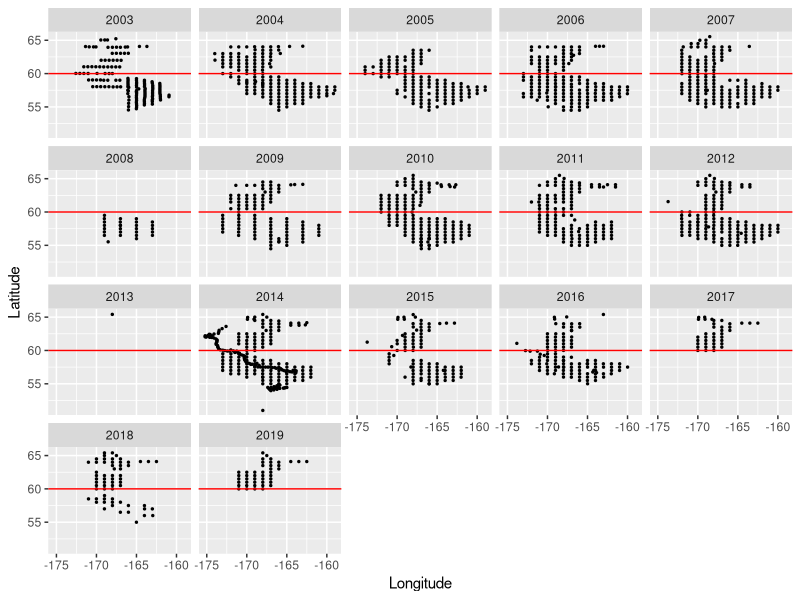
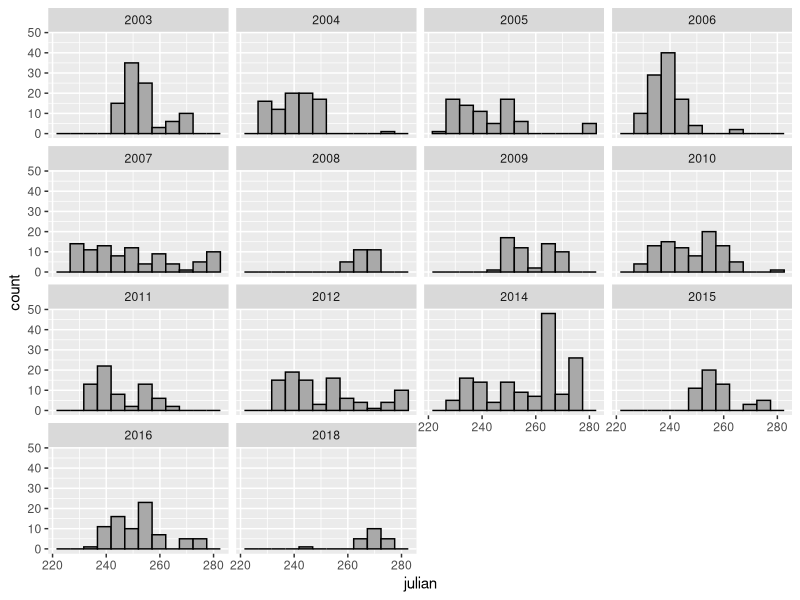
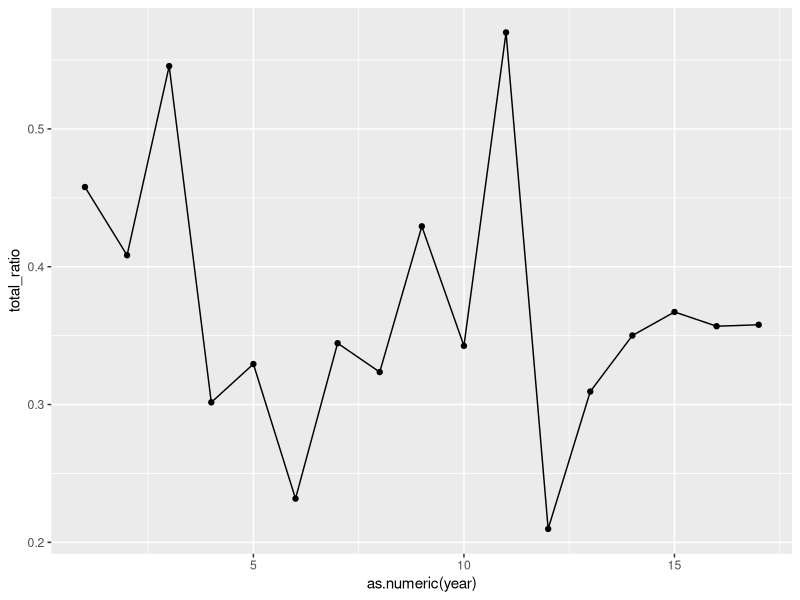
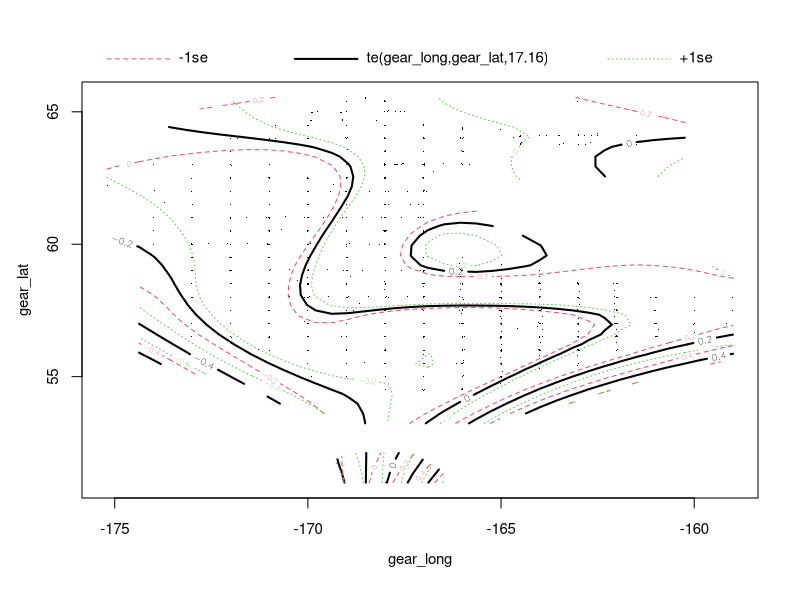
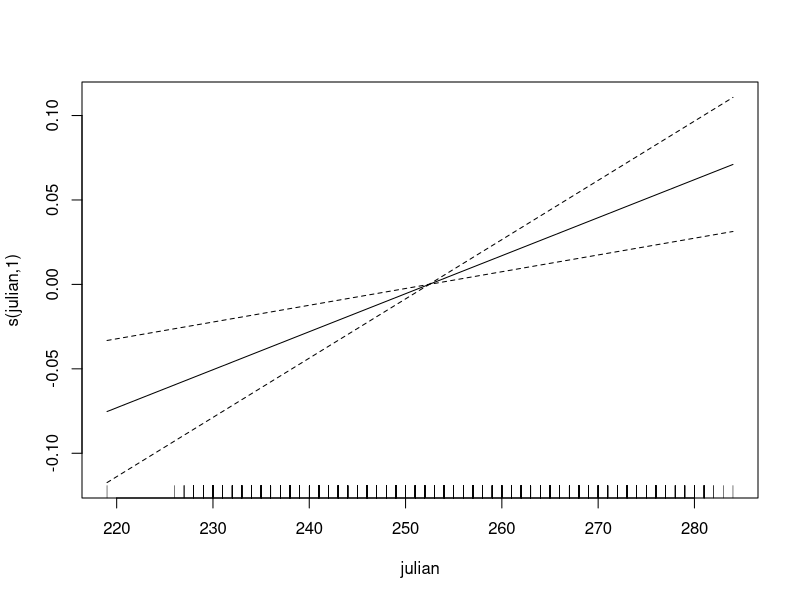
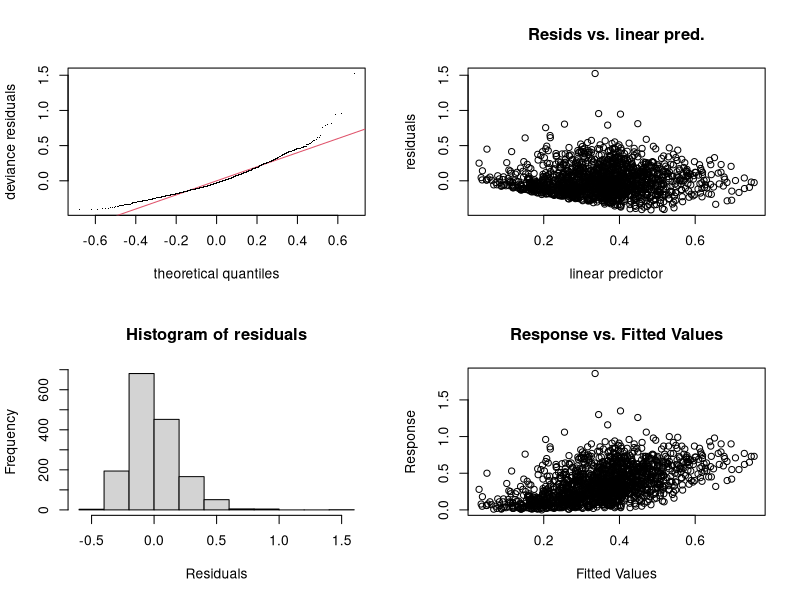
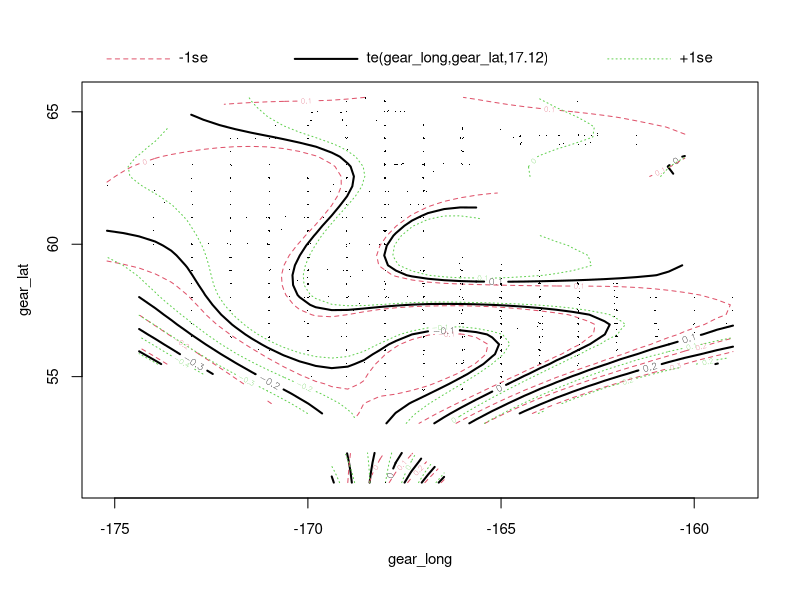
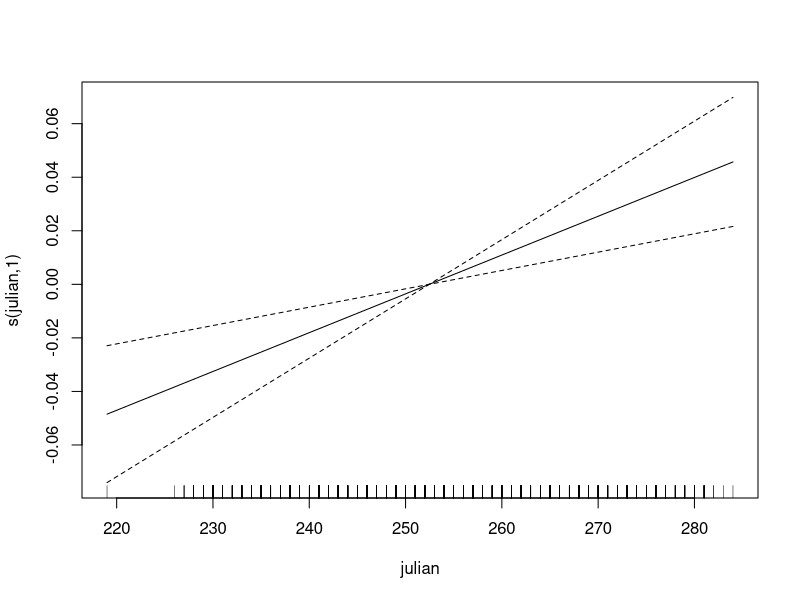

These charts were generated, in order, by the following R code:
# Goal: create an index of annual chla size fraction,
# controlling for spatial-temporal differences in sampling among years

#Data source includes summer/fall depth integrated (top 50m) chla biomass  
  #from the Bering Sea fall BASIS survey 2003-2018
#NOTES: chl-a size fraction ratio is avg of >10um/avg total chla

library(tidyverse)
library(mgcv)
library(lubridate)

#Author: Erin Fedewa
#Last update: 1/5/2023

# load data
dat <- read.csv("./Data/chla_raw.csv")

###############################################
#data wrangling
dat %>%
  separate(gear_time, c("date", "time"), sep= "\\s", extra = "drop", fill = "right") %>%
  mutate(date = mdy(date),
        julian = yday(date),
        year = as.factor(year)) -> dat.new
           
#Spatiotemporal data exploration:

#Stations sampled each yr (EBS & NBS)
dat.new %>%
  group_by(year) %>%
  summarise(num_stations = length(unique(station_ID)))

#Stations sampled each yr (EBS ONLY)
dat.new %>%
  filter(gear_lat < 60) %>%
  group_by(year) %>%
  summarise(num_stations = length(unique(station_ID)))
#No data for 2013/2017, need to throw out 2019 

#Plot stations w/ EBS/NBS border in red 
dat.new %>%
  group_by(year, gear_lat, gear_long) %>%
  distinct(station_ID) %>%
  ggplot() +
  geom_point(aes(x = gear_long, y = gear_lat), size=.5) +
  geom_hline(yintercept=60, color = "red") +
  labs(x = "Longitude", y = "Latitude") +
  facet_wrap(~year)

#EBS Mean date sampled 
dat.new %>%
  filter(gear_lat < 60,
         year != 2019) %>%
  group_by(year) %>%
  summarise(mean_date = mean(julian, na.rm=T),
            min_date = min(julian, na.rm=T),
            max_date = max(julian, na.rm=T)) 
#plot
dat.new %>%
  filter(gear_lat < 60,
         year != 2019) %>%
  ggplot(aes(julian)) +
  geom_histogram(bins = 12, fill = "dark grey", color = "black") +
  facet_wrap(~year) # big differences 

#Avg chla ratio by year (no date correction)
dat.new %>%
  group_by(year) %>%
  summarise(total_ratio = mean(avg_ratio, na.rm=T))%>%
  ggplot(aes(as.numeric(year), total_ratio)) +
  geom_point() +
  geom_line() 

#To do: Look up table for BSIERP regions 3 & 6
#filter by regions, pull years with only a few stations sampled

###############################################
# fit model to chl-a ratio to control for lat,long and julian day and 
# estimate annual chl-a

#ALL data- not spatially subset yet
chla.mod <- gam(avg_ratio ~ te(gear_long, gear_lat) + s(julian, k = 5) + year, 
                  data = dat.new)

summary(chla.mod) #don't really need julian smooth here...
plot(chla.mod)
gam.check(chla.mod) #not great...lots of positive residuals

#4th root transform response and re-run
dat.new %>%
  filter(avg_ratio > 0) -> dat.new.fourth #One zero obsv. in dataset
chla.mod.2 <- gam(avg_ratio^0.25 ~ te(gear_long, gear_lat) + s(julian, k = 5) + year, 
                data = dat.new.fourth)

summary(chla.mod.2)
plot(chla.mod.2)
gam.check(chla.mod.2) #much better

#Back transform and extract year coefficient (2003 is our intercept)
c(coef(chla.mod.2)[1], coef(chla.mod.2)[1] + coef(chla.mod.2)[2:17])^4 -> est

year <- data.frame(year = 2003:2019)
cbind(est,year) -> dat
as_tibble(dat) %>%
  rename(avg_chla_ratio = est) -> ratio.dat

#plot 
ratio.dat %>%
  ggplot(aes(year, avg_chla_ratio)) +
  geom_point() + 
  geom_line() #Trends are similar to raw data plot 

# Save product
write.csv(ratio.dat, "./Data/summarized_chla.csv")

###################
#Mike approach used for zooplankton data 

#Create new data frame with average lat, long, and day and predict ratio for each year
new.chla.dat <- data.frame(julian = mean(dat.new$julian, na.rm=T),
                             gear_lat = mean(dat.new$gear_lat),
                             gear_long = mean(dat.new$gear_long),
                             year = unique(dat.new$year))

chla.pred <- predict(chla.mod, newdata = new.chla.dat, se = T)

pred.dat <- data.frame(year = new.chla.dat$year,
                             chla_ratio = chla.pred$fit,
                             LCI = chla.pred$fit - 1.96 * chla.pred$se.fit,
                             UCI = chla.pred$fit + 1.96 * chla.pred$se.fit,
                             group = "chla") %>%
  mutate(year = as.numeric(as.character(year)))

ggplot(pred.dat, aes(year, chla_ratio)) +
  geom_point() +
  geom_errorbar(aes(ymin = LCI, ymax = UCI)) +
  facet_wrap(~group, scales = "free_y", ncol = 1)


